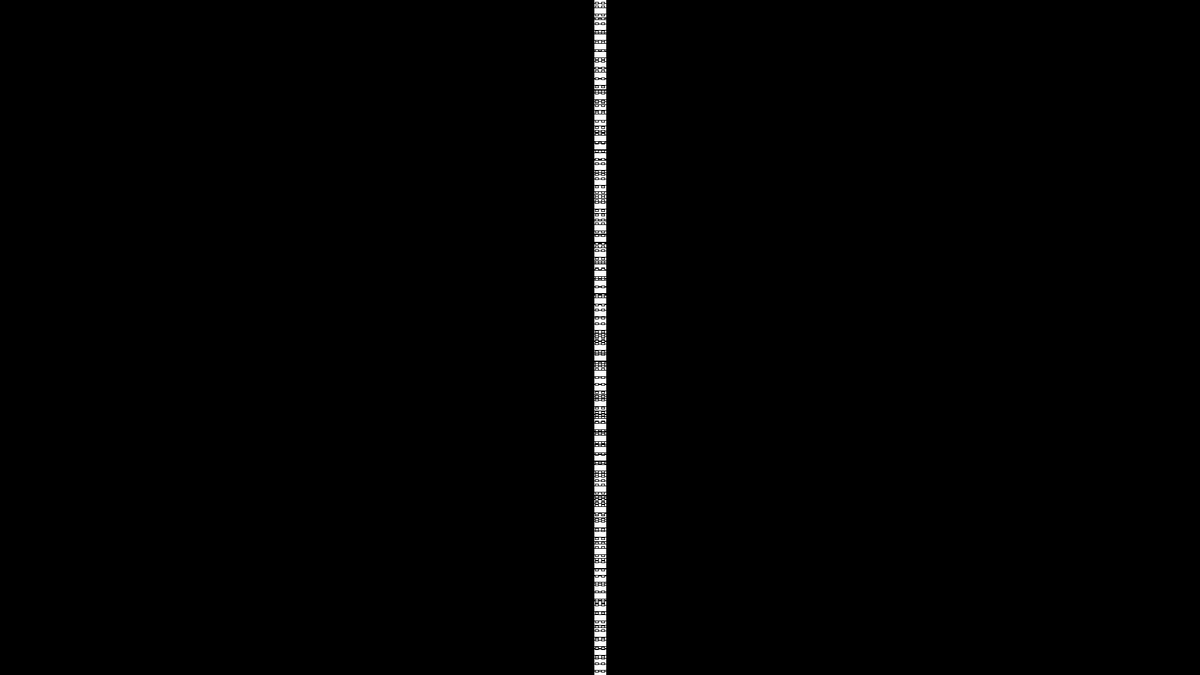
Frame 1 (no input)
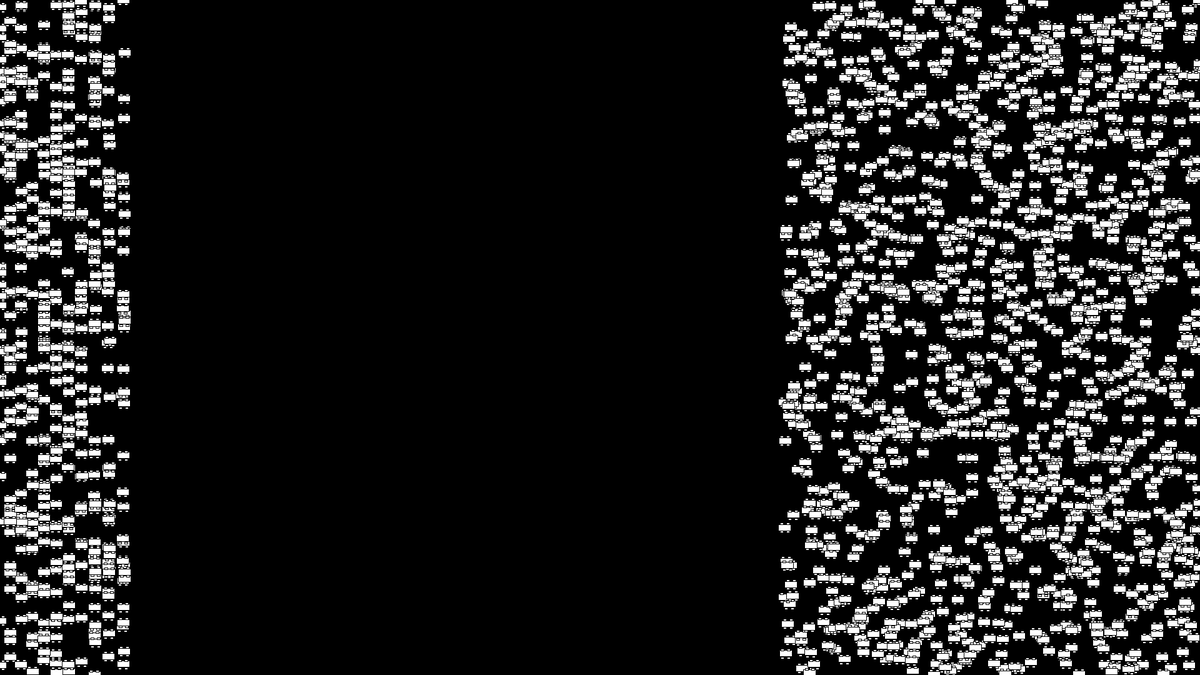
Frame 60 (the mouse pressed at the canvas centre just before this capture)
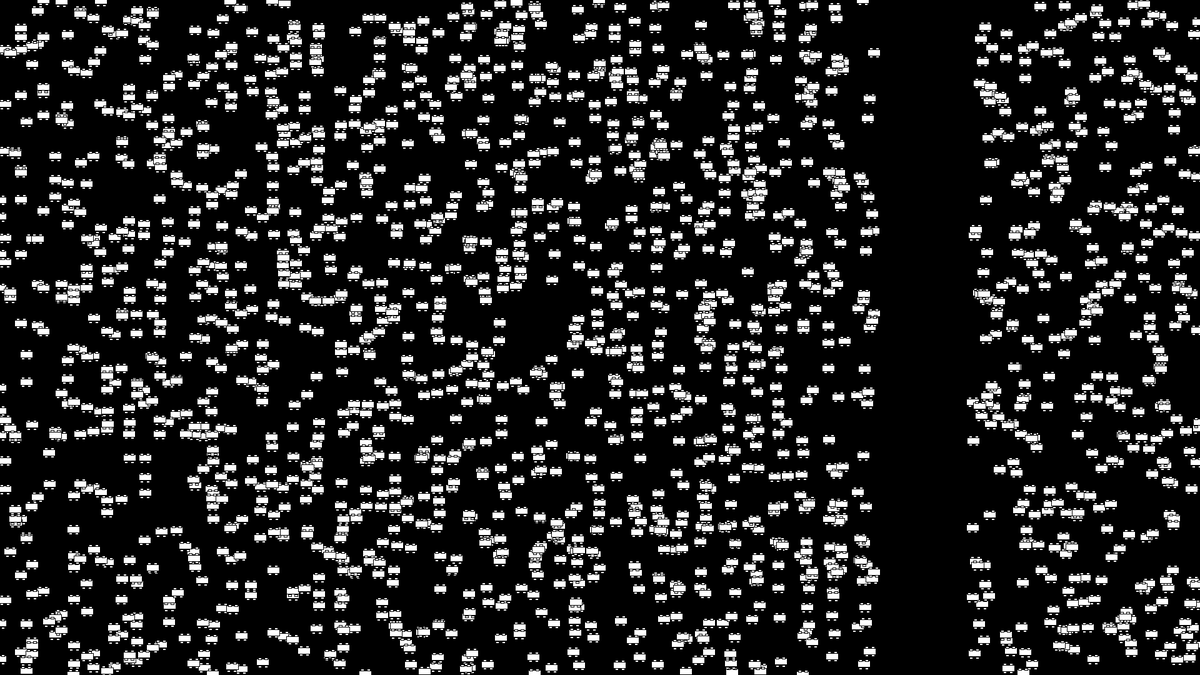
Frame 120 (the mouse held since frame 60 and released just before this capture)

The Processing sketch that drew these frames (run headless with seeded random() and noise(); from frame 60 on, the mouse is pressed at the canvas centre):

// Processing sketch: cars
// ── cars.pde
Car[] cars = new Car[2000];

void setup() {
  size (1920, 1080);
  for (int i= 0; i<cars.length;i++) {
    cars[i] = new Car();
  }
}

void draw() {
  background(0);
  for (int i =0;i<cars.length;i++) {
    cars[i].display();
    cars[i].drive();
  }
}
// ── Car.pde


class Car {
  // member variables
  color c;
  float xpos, ypos, xspeed;

  //constructor
  Car(/*color cTemp*/) {
    c = color(255);
    xpos = width/2;
    ypos = random(height);
    xspeed = random(5,20);
  }

  // member methods
  void display() {
    rectMode(CENTER);
    fill(c);
    rect(xpos, ypos, 20, 10);
    rect(xpos-5, ypos-6, 5, 3);
    rect(xpos+5, ypos-6, 5, 3);
    rect(xpos+5, ypos+7, 5, 3);
    rect(xpos-5, ypos+7, 5, 3);
  }

  void drive() {
    xpos = xpos + xspeed;
    if (xpos > width) {
      xpos = 0;
    }
  }
}
